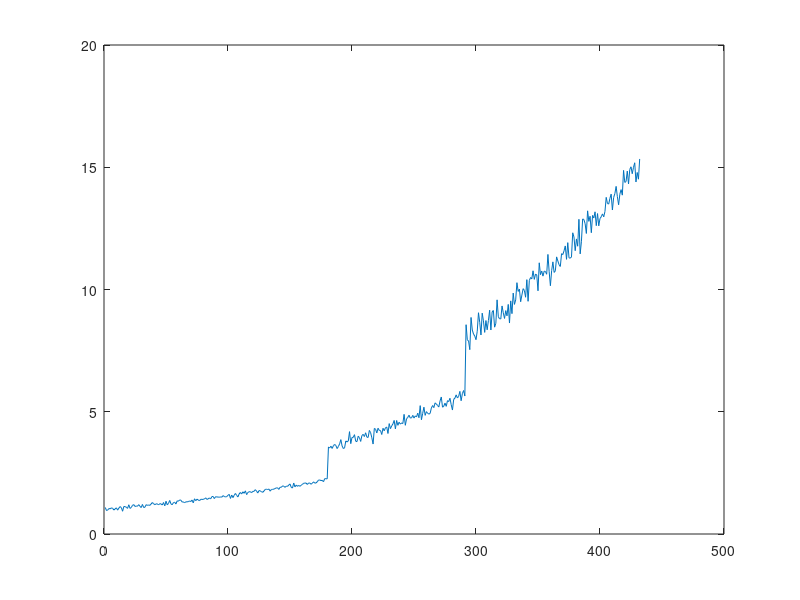

Write MATLAB code to recreate this figure.
clear all;
close all;
clc;

%discrete points in time
t = 0 : 0.5 : 400;

% costants initialization.
alpha1 =1;
alpha2=1.5;
alpha3=2;
beta = 0.009;

% define model to generate data
S1 = alpha1*exp(t(1,1:180) * beta);
S1=awgn(S1,30,'measured'); 
S2 = alpha2*exp(t(1,190:300) * beta);
S2= awgn(S2,30,'measured'); 
S3 = alpha3*exp(t(1,310:450) * beta);
S3= awgn(S3,30,'measured'); 

% concatenation 
S=[S1,S2,S3];

% visualize generated data
plot(S)
